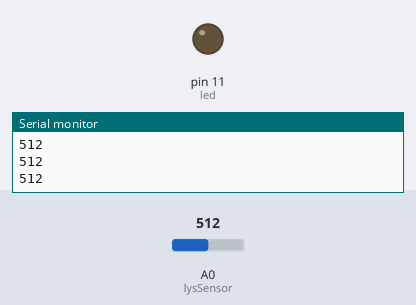
Recording of a sketch running on a simulated Arduino Uno, built with avr-gcc and run on an emulated ATmega328P. Parts: output pins drawn as LEDs (lit = HIGH), the last lines printed to the serial monitor. Inputs (shaded band) come from the test bench; at power-on: A0 (lysSensor) = 512.

Above: at 1.2 s.
1.3 s: A0 (lysSensor) set to 54
2.8 s: A0 (lysSensor) set to 44
At 3.6 s:
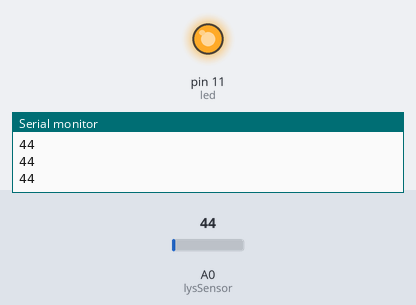
4.3 s: A0 (lysSensor) set to 60
At 4.7 s:
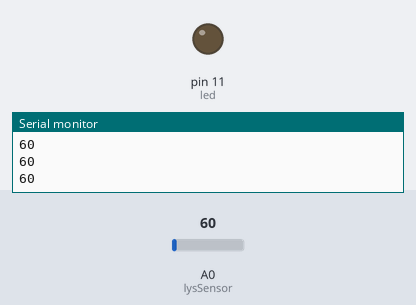
5.8 s: A0 (lysSensor) set to 40
At 7.0 s:
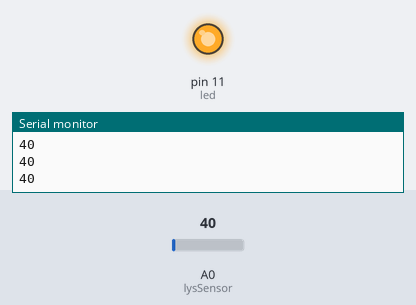
Timing chart, 0 to 8.3 s (numbered marks = the images above; inputs shaded):
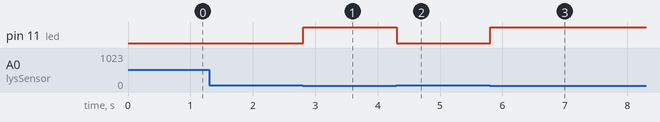

Measured:
- the behaviour switches between 50 and 49 on A0 (lysSensor) (found by bisection; images 0 and 1)
- after the input at 2.8 s, pin 11 (led): LOW → HIGH at once
- after the input at 4.3 s, pin 11 (led): HIGH → LOW at once
- after the input at 5.8 s, pin 11 (led): LOW → HIGH at once

The sketch:

Oppgave2.ino
```cpp
int lysSensor = A0;
int led = 11;

void setup() {
  pinMode(led, OUTPUT);
  pinMode(lysSensor, INPUT);
  Serial.begin(9600);
}

void loop() {

  int lysVerdi = analogRead(lysSensor);
  Serial.println(lysVerdi);

  if(lysVerdi < 50) {
      analogWrite(led, 255);
    } else {
       analogWrite(led, 0);
    }

}
```
